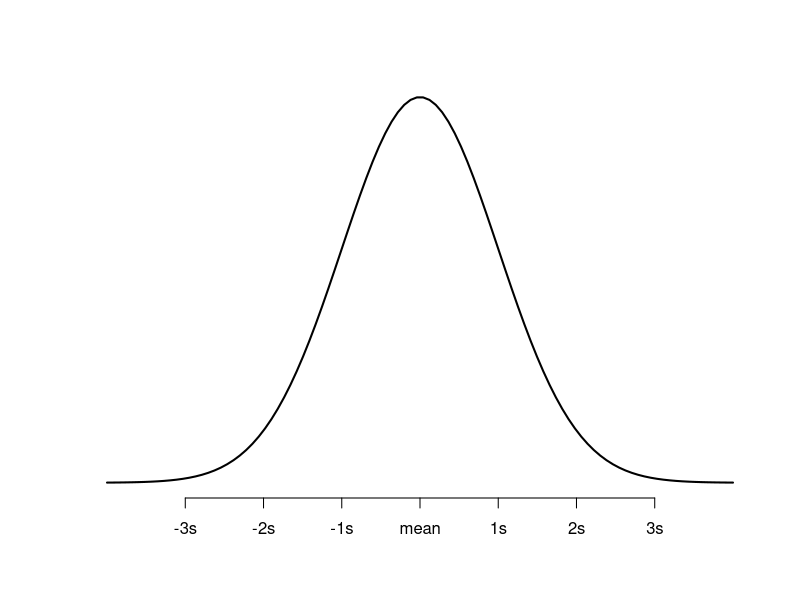
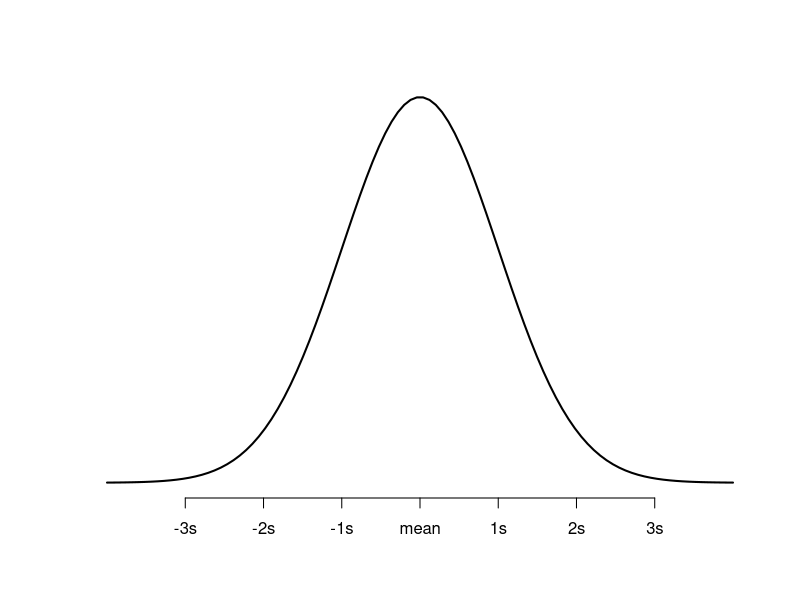

R code for these plots, in order:
## ---- chunk 1
#| echo: true

x <- seq(-4, 4, length=100)
y <- dnorm(x)
plot(x,y, type = "l", lwd = 2, axes = FALSE, xlab = "", ylab = "")
axis(1, at = -3:3, labels = c("-3s", "-2s", "-1s", "mean", "1s", "2s", "3s"))

## ---- chunk 2
#| echo: false

x <- seq(-4, 4, length=100)
y <- dnorm(x)
plot(x,y, type = "l", lwd = 2, axes = FALSE, xlab = "", ylab = "")
axis(1, at = -3:3, labels = c("-3s", "-2s", "-1s", "mean", "1s", "2s", "3s"))

